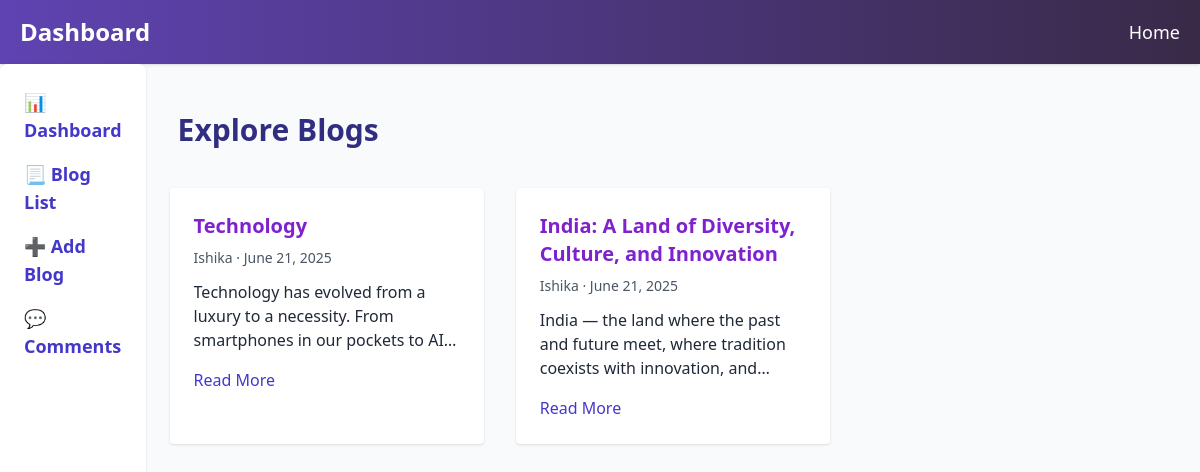
/blog_list/ (signed in), run on the app's committed database.
### blog_app/models.py (models this page shows, shortened)
class Blog(models.Model):
    CATEGORIES = [
        ('Technology', 'Technology'),
        ('Lifestyle', 'Lifestyle'),
        ('Education', 'Education'),
        ('Health & Wellness', 'Health & Wellness'),
        ('Business & Finance', 'Business & Finance'),
        ('Travel & Culture', 'Travel & Culture'),
        ('Entertainment', 'Entertainment'),
        ('Personal Growth', 'Personal Growth'),
    ]
    title = models.CharField(max_length=100)
    content=models.TextField()
    created_on=models.DateField(auto_now_add=True)
    category=models.CharField(max_length=100)
    author = models.ForeignKey(User, on_delete=models.CASCADE)

### blog_app/views.py (the view)
# urls.py: path('blog_list/', views.blog_list , name='blog_list'),
@login_required(login_url='login')
def blog_list(request):
    blogs = Blog.objects.filter(author=request.user)
    return render(request, 'blogapp/blog_list.html', {'blogs':blogs})

### blog_app/templates/blogapp/blog_list.html (shortened to what this page needs)
<!DOCTYPE html>
<html lang="en">
<head>
  <script src="https://cdn.tailwindcss.com"></script>
</head>
<body class="bg-slate-50 text-gray-800 font-sans">
   {% include 'blogapp/includes/navbar.html' %}
  <div class='max-[470px]:flex-col flex'>
    {% include  'blogapp/includes/sidebar.html' %}
  <section class="py-12 max-w-6xl mx-auto px-6">
    <h2 class="text-3xl font-bold mb-10 ml-2 text-indigo-900">Explore Blogs</h2>
    <div class="grid md:grid-cols-2 lg:grid-cols-3 gap-8">
      {% for blog in blogs %}
      <div class="bg-white p-6 rounded shadow">
        <h3 class="text-xl font-semibold text-purple-700 mb-2">{{blog.title}}</h3>
        <p class="text-sm text-gray-600 mb-3">{{blog.author.username}} · {{blog.created_on}}</p>
        <p class="mb-4 line-clamp-3">{{blog.content}}</p>
        <a href="blog-detail.html" class="text-indigo-700 hover:underline font-medium">Read More</a>
      </div>
      {% endfor %}
    </div>
  </section>
</div>
</body>
</html>

### data on the page
Blog: title "Technology", author.username "Ishika", created_on "June 21, 2025", content "Technology has evolved from a luxury to a necessity. From smartphones in our pockets…"
Blog: title "India: A Land of Diversity, Culture, and Innovation", author.username "Ishika", created_on "June 21, 2025", content "India — the land where the past and future meet, where tradition coexists with innovation,…"
